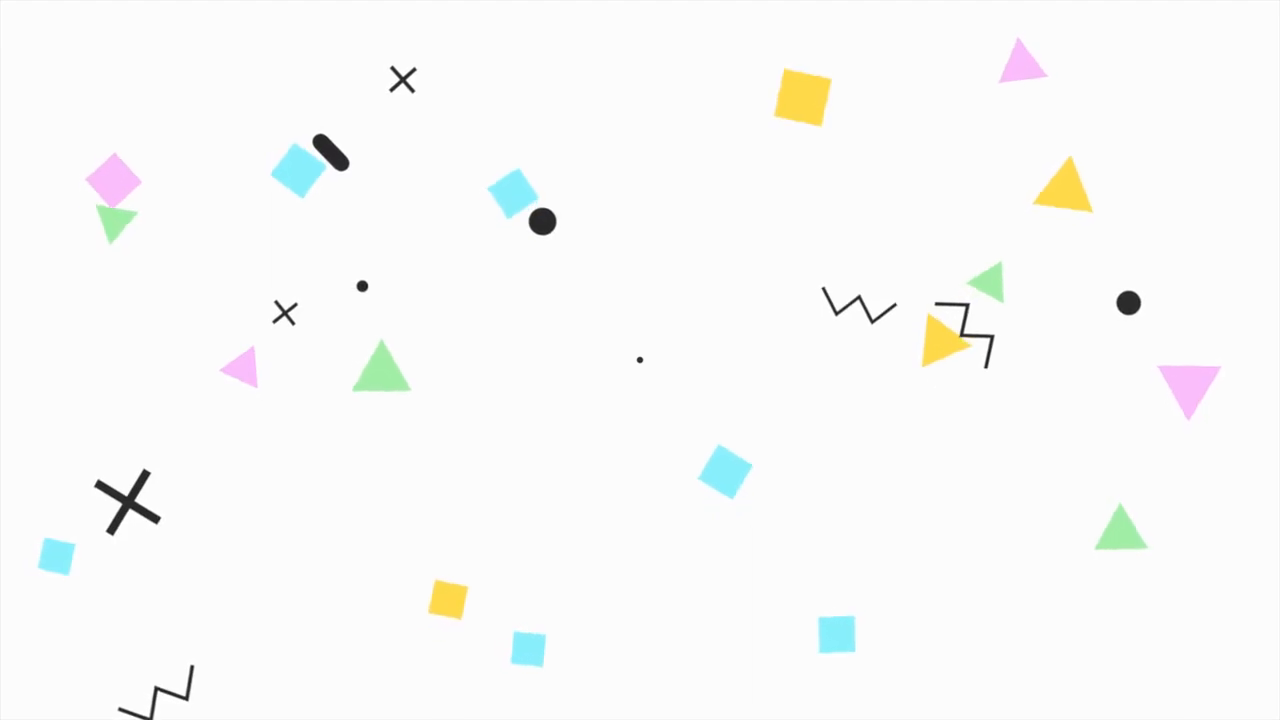
//> input picture frame 21 of 8/samples/video.mkv, 1280 x 720 px
$ ./main   (built with g++ and OpenCV 4)
//> lines starting //> are read from the running program, lines starting //| are printed output that depends on the picture; after the words box and inside, x2 and y2 are one past the last pixel; in counts of white or black regions, pixels touching at a corner belong together
#include <opencv2/opencv.hpp>
#include <opencv4/opencv2/highgui.hpp>
#include <utility>

typedef std::vector<std::vector<cv::Point>> contour_wrapper;

#define SQUARE_COLOR   cv::Scalar(255, 0,   0)
#define CIRCLE_COLOR   cv::Scalar(0,   255, 0)
#define ELLIPSE_COLOR  cv::Scalar(255, 0,   255)
#define TRIANGLE_COLOR cv::Scalar(0,   0,   255)
#define CROSS_COLOR    cv::Scalar(255, 255, 0)
#define W_COLOR        cv::Scalar(0,   255, 255)
#define UNK_COLOR      cv::Scalar(0,   0,   0)

std::pair<std::string, cv::Scalar> identify(const std::vector<cv::Point>& contour) {
    std::vector<cv::Point> approx;
    double epsilon = 0.03 * cv::arcLength(contour, true);
    cv::approxPolyDP(contour, approx, epsilon, true);

    bool conv = cv::isContourConvex(approx);
    if(conv) {
        switch(approx.size()) {
            case 3:
                return std::make_pair("TRIANGLE", TRIANGLE_COLOR);
            case 4:
                return std::make_pair("SQUARE", SQUARE_COLOR);
            case 5:
            case 6:
            case 7:
            case 8:
                if(fabs(cv::minAreaRect(approx).angle - 45) < 5) {
                    return std::make_pair("ELLIPSE", ELLIPSE_COLOR);
                } else {
                    return std::make_pair("CIRCLE", CIRCLE_COLOR);
                }
        }
    } else {
        if(approx.size() < 8) {
            return std::make_pair("TRIANGLE", TRIANGLE_COLOR);
        }

        auto rect = cv::boundingRect(approx);
        double aspect = 1.0 * rect.width / rect.height;
        if(aspect > 1.25 || aspect < 0.95) {
            return std::make_pair("W", W_COLOR);
        } else {
            return std::make_pair("CROSS", CROSS_COLOR);
        }
    }

    return std::make_pair("UNKNOWN " + std::to_string(approx.size()) + (conv ? " Conv" : " Non Conv"), UNK_COLOR);
}

int main() {
    cv::VideoCapture cap("samples/video.mkv");
    if (!cap.isOpened()) {
        std::cerr << "Ошибка: не удалось открыть видеофайл!" << std::endl;
        return -1;
    }

    int frame_width = static_cast<int>(cap.get(cv::CAP_PROP_FRAME_WIDTH));
    int frame_height = static_cast<int>(cap.get(cv::CAP_PROP_FRAME_HEIGHT));
    cv::Size frameSize(frame_width, frame_height);

    cv::VideoWriter writer("output.mp4", cv::VideoWriter::fourcc('a', 'v', 'c', '1'), 30, frameSize, true);

    cv::Mat frame;
    while (true) {
        cap >> frame;
//> frame is the input picture: 720 rows x 1280 cols, CV_8UC3; mean B, G, R 249.2, 250.1, 249.5
        if (frame.empty()) {
            std::cerr << "Ошибка: пустой кадр!" << std::endl;
            break;
        }

        cv::Mat processed;
        cv::cvtColor(frame, processed, cv::COLOR_BGR2GRAY);

        cv::GaussianBlur(processed, processed, cv::Size(5, 5), 1.25);
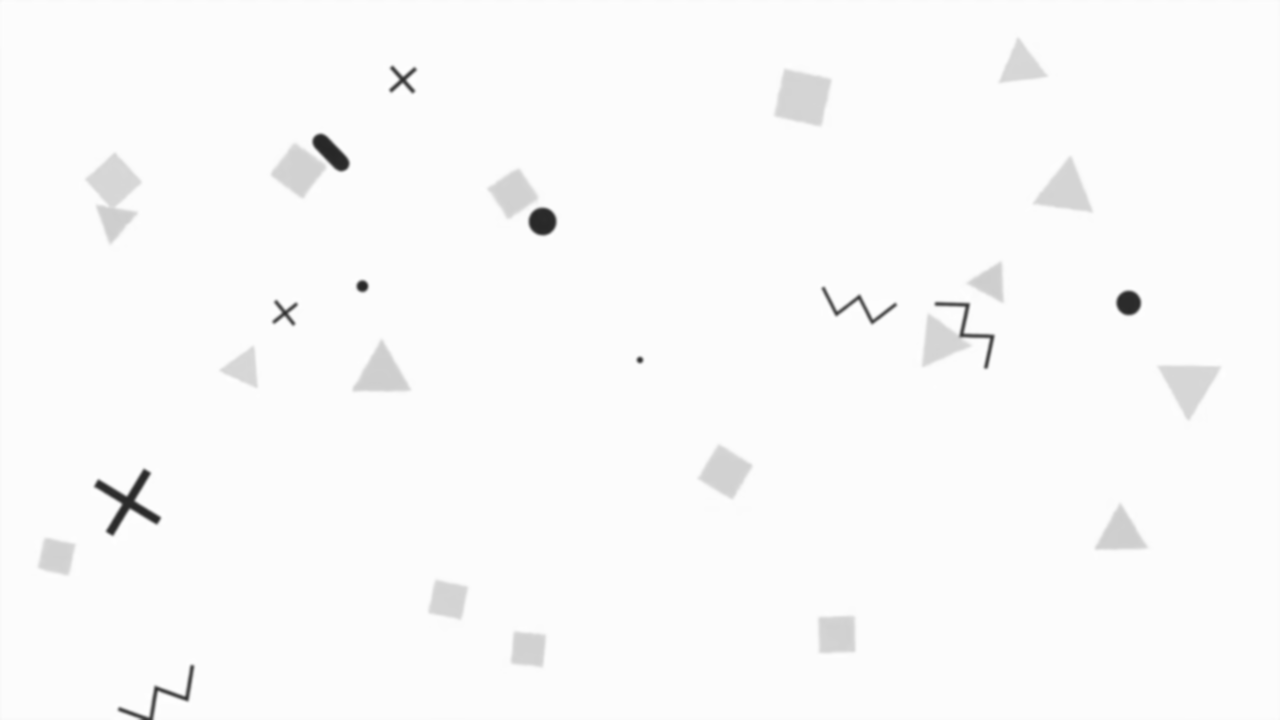
//> processed: 720 rows x 1280 cols, CV_8UC1; min 39, max 255, mean 249.8
        cv::Canny(processed, processed, 50, 80);
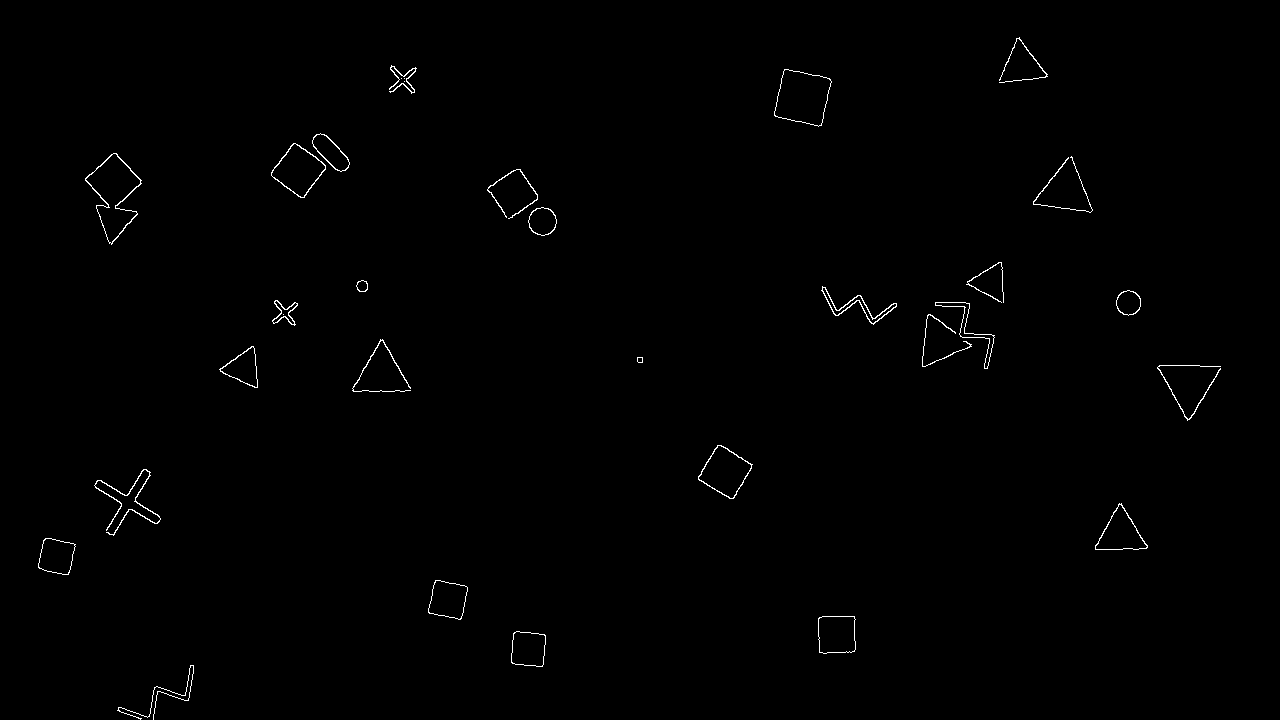
//> processed: 720 rows x 1280 cols, CV_8UC1; 0.54% white in thin lines or dots, all inside (x1, y1, x2, y2) = (38, 37, 1221, 720)

        std::vector<std::vector<cv::Point>> contours;
        cv::findContours(processed, contours, cv::RETR_EXTERNAL, cv::CHAIN_APPROX_SIMPLE);
//> contours = 31 contours, 4 with area under 20; largest, box (x1, y1, x2, y2) and area: (85, 153, 142, 245) 2496, (774, 69, 832, 127) 2344, (271, 143, 326, 198) 1672, (698, 445, 753, 499) 1660, (818, 616, 856, 654) 1287

        for(const auto& contour: contours) {
            auto [type, color] = identify(contour);
            cv::Moments moments = cv::moments(contour);
            cv::Point center(moments.m10/moments.m00, moments.m01/moments.m00);
            cv::putText(frame, type, center, cv::FONT_HERSHEY_SIMPLEX, 0.6, color, 2);
            cv::drawContours(frame, contour_wrapper(1, contour), -1, color, 1);
        }
//> this loop made 31 passes
//> (epsilon in identify, conv in identify, type, color, center) on passes 2, 3, 4, 8, 9, 10, 12: (3.88, true, "SQUARE", Scalar(255), Point(527, 648)), (4.4, true, "SQUARE", Scalar(255), Point(836, 633)), (4.19, true, "SQUARE", Scalar(255), Point(447, 599)), (5.08, true, "SQUARE", Scalar(255), Point(724, 471)), (11.68, false, "TRIANGLE", Scalar(0, 0, 255), Point(1188, 393)), (0.582, true, "CIRCLE", Scalar(0, 255), Point(639, 359)), (11.15, false, "TRIANGLE", Scalar(0, 0, 255), Point(381, 362))
//> pass 3, `cv::putText(frame, type, center, cv::FONT_HERSHEY_SIMPLEX, 0.6, color,..`:
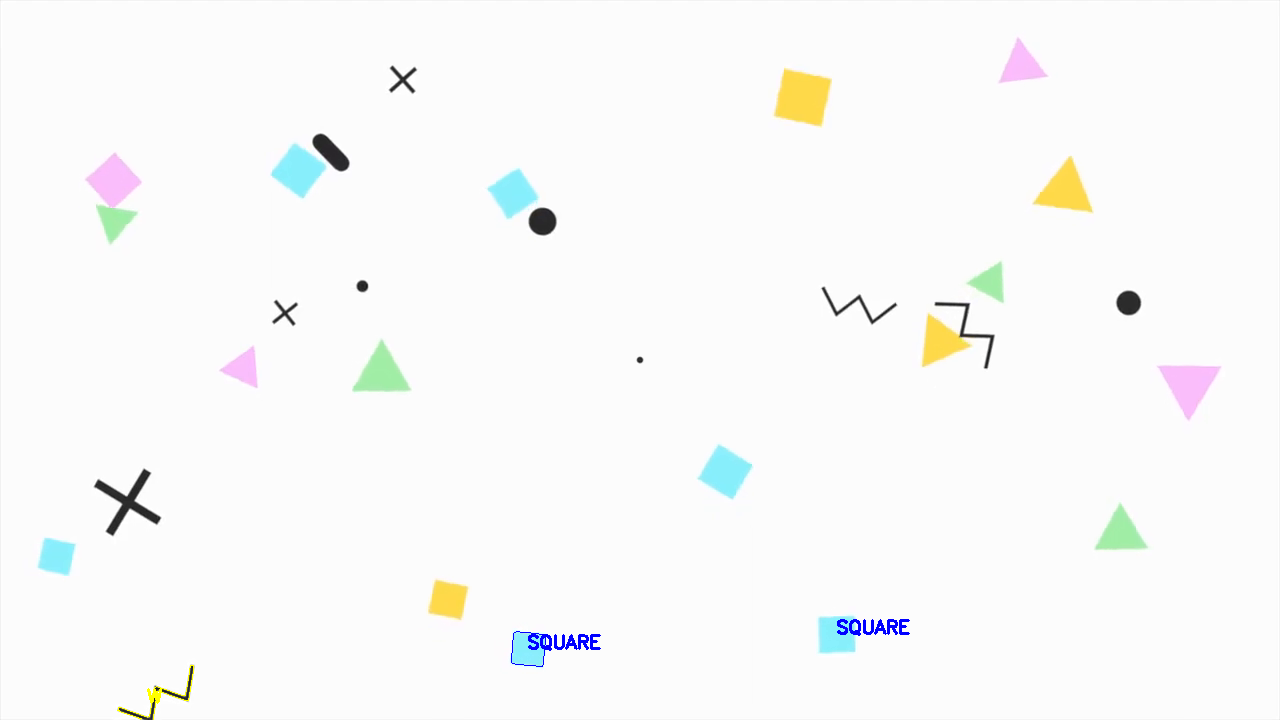
//> frame: 720 rows x 1280 cols, CV_8UC3; mean B, G, R 249.2, 249.7, 249.2
//> after the loop:
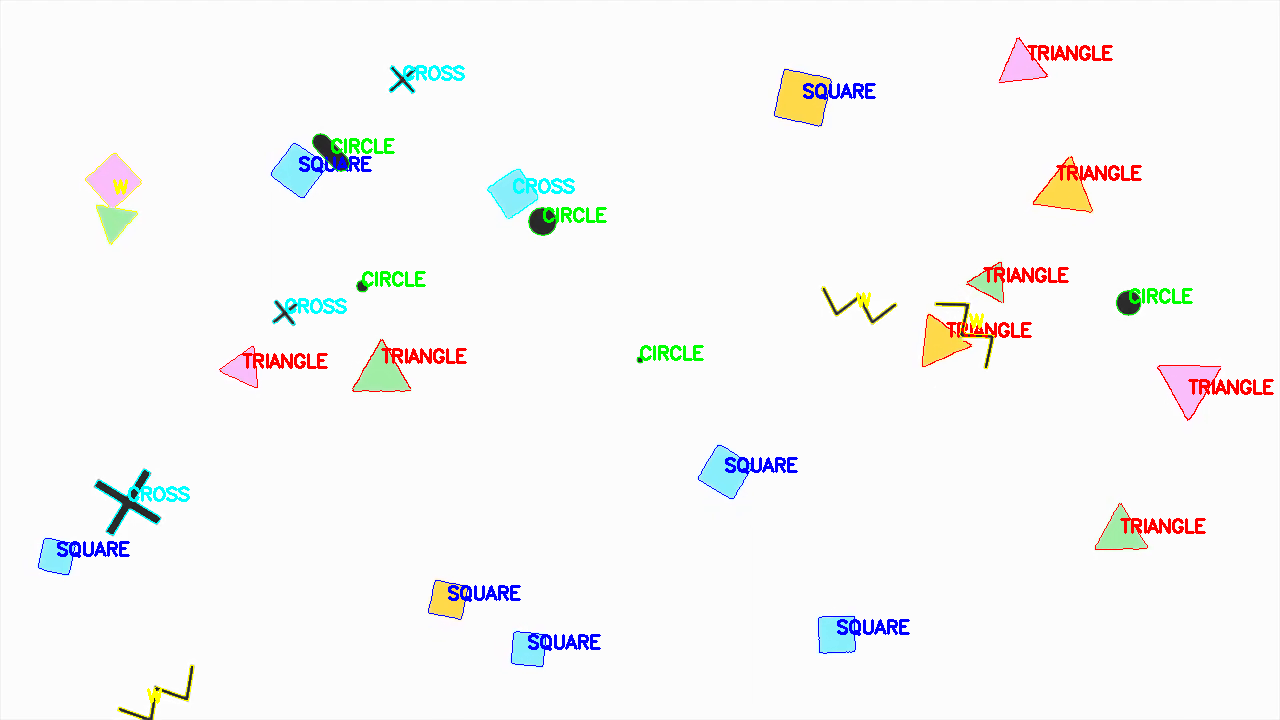
//> frame: 720 rows x 1280 cols, CV_8UC3; 1.94% of pixels changed, all inside (x1, y1, x2, y2) = (38, 37, 1274, 654)

        cv::imshow("video", frame);
        writer.write(frame);
        // cv::imshow("video (processed)", processed);
#if 0
        while(cv::waitKey() != 'c');
#endif

        if((cv::waitKey(30) & 0xEFFFFF) == 27) {
//> the Esc key is pressed
            break;
        }
    }

    writer.release();
    cap.release(); // Освобождаем ресурс камеры
    cv::destroyAllWindows();

    return 0;
}

$ run again, starting later in the video
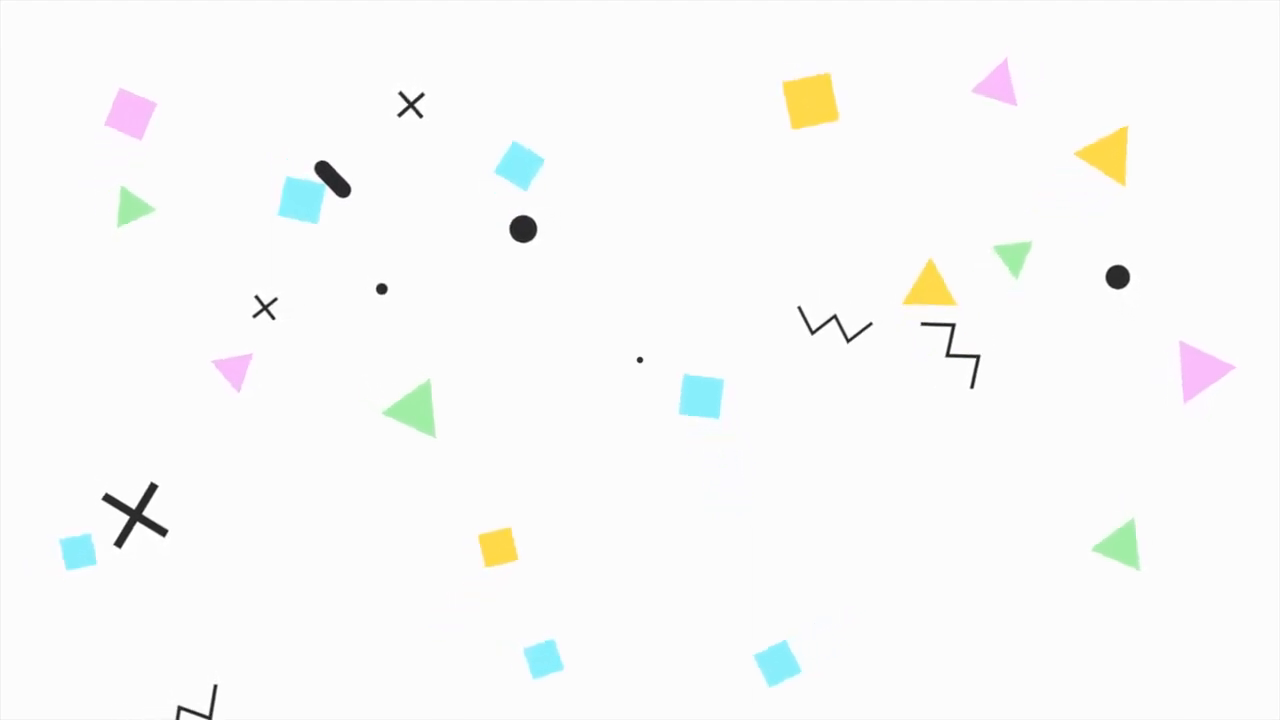
//> input picture frame 95 of 8/samples/video.mkv, 1280 x 720 px
//> frame is the input picture: 720 rows x 1280 cols, CV_8UC3; mean B, G, R 249.3, 250.1, 249.5
//> `cv::Canny(processed, processed, 50, 80);`:
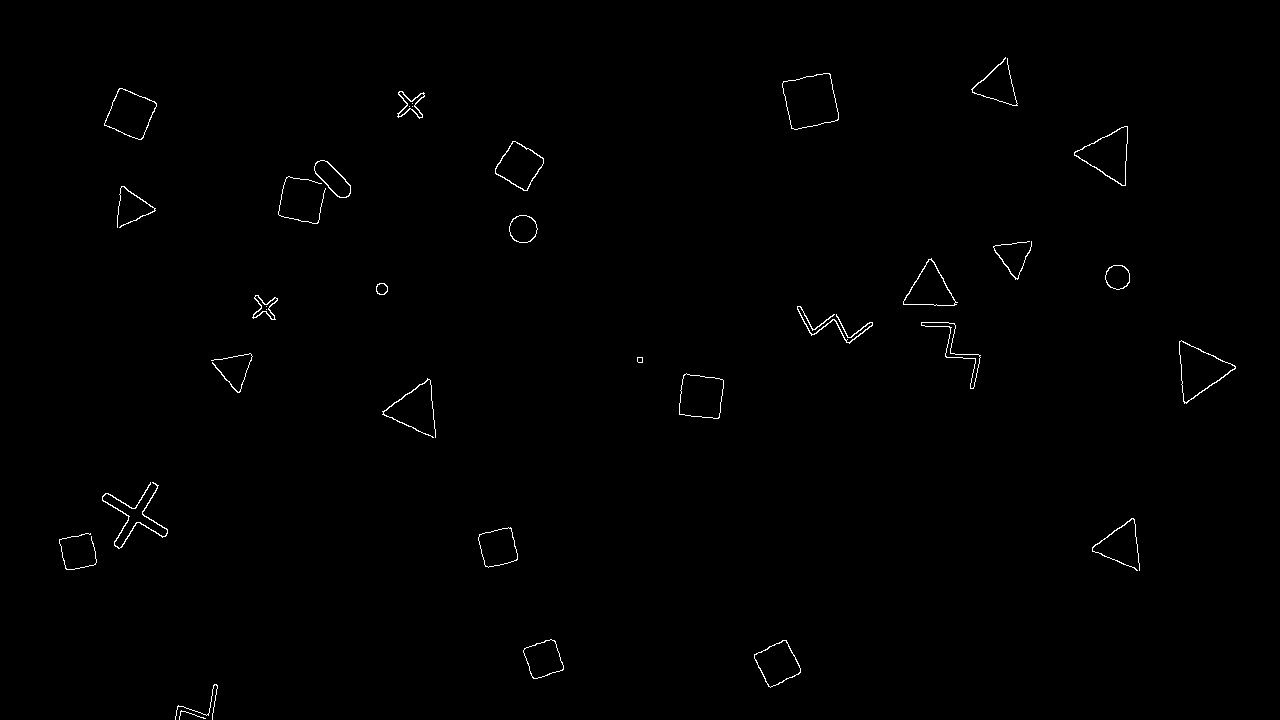
//> processed: 720 rows x 1280 cols, CV_8UC1; 0.52% white in thin lines or dots, all inside (x1, y1, x2, y2) = (59, 57, 1236, 720)
//> contours = 30 contours, 4 with area under 20; largest, box (x1, y1, x2, y2) and area: (782, 73, 839, 130) 2359, (1179, 340, 1236, 404) 1814, (1074, 126, 1128, 186) 1677, (104, 88, 157, 140) 1656, (679, 373, 724, 419) 1639
//> the loop `for(const auto& contour: contours)` made 30 passes
//> (epsilon in identify, conv in identify, type, color, center) on passes 1, 3, 4, 6, 7, 9, 10: (2.19, false, "TRIANGLE", Scalar(0, 0, 255), Point(189, 713)), (4.56, true, "SQUARE", Scalar(255), Point(777, 663)), (4.05, true, "SQUARE", Scalar(255), Point(543, 658)), (4.22, true, "SQUARE", Scalar(255), Point(497, 547)), (9.81, false, "TRIANGLE", Scalar(0, 0, 255), Point(1114, 539)), (11.03, false, "TRIANGLE", Scalar(0, 0, 255), Point(405, 405)), (4.98, true, "SQUARE", Scalar(255), Point(700, 396))
//> after the loop `for(const auto& contour: contours)`:
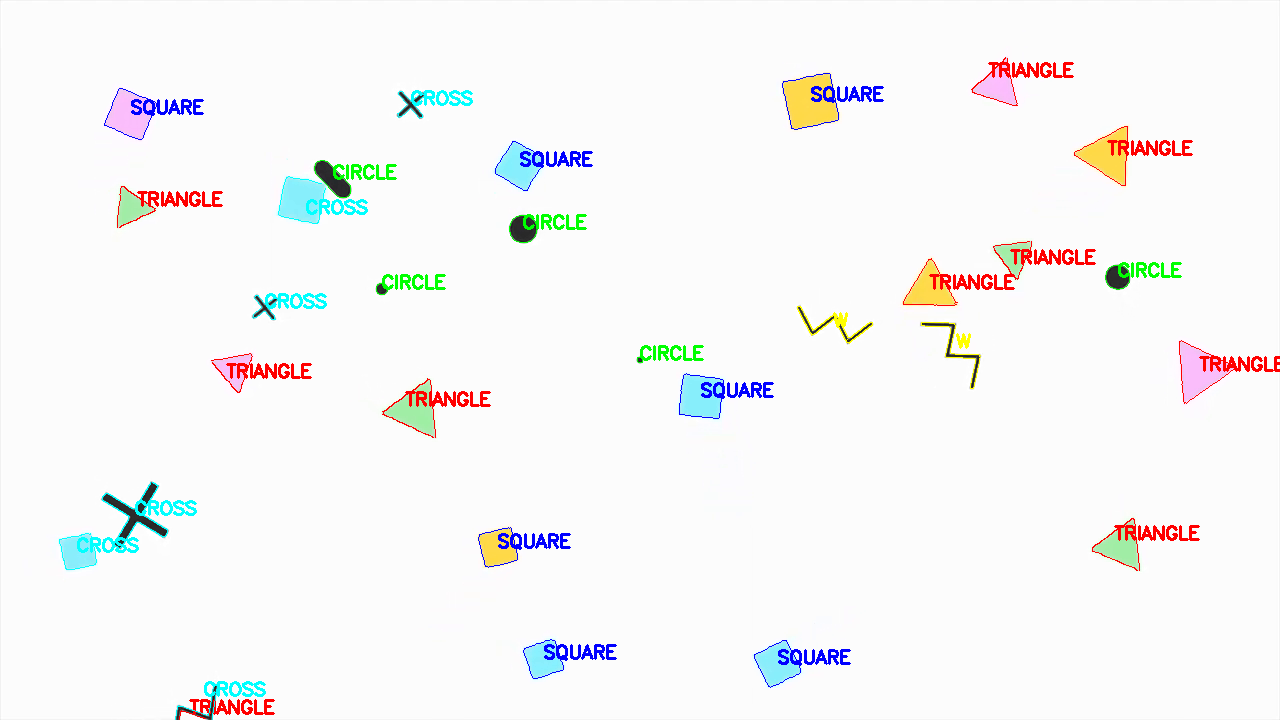
//> frame: 720 rows x 1280 cols, CV_8UC3; mean B, G, R 246.5, 246.7, 246.6
